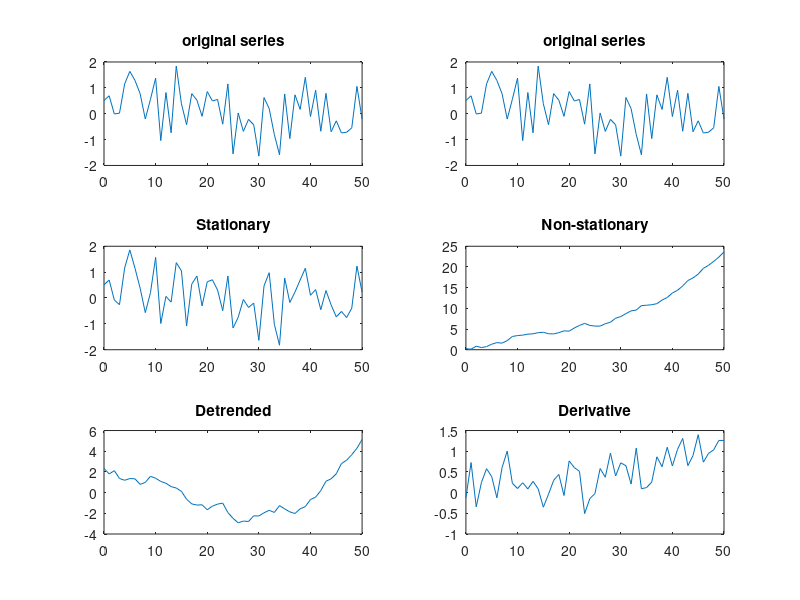

Write the MATLAB code that produced this figure.
t=0:50;
a=randn(size(t));
original = a;
a(3:end)=a(3:end)+.2*a(2:end-1)-.4*a(1:end-2);

b1=rand;
for i=2:length(a)
  b1(i) = 1.05*b1(i-1) +randn/3;
end

clf
subplot(321),plot(t,original)
title("original series")

subplot(322),plot(t,original)
title("original series")

subplot(323),plot(t,a)
title("Stationary")

subplot(324),plot(t,b1)
title("Non-stationary")

## Detrending is a technique to make a non-stationary time series more stationary.
subplot(325), plot(t,detrend(b1))
title("Detrended")

## pre-withening: take the derivatie( the value at each time point is re-assigned to be the difference between that and the value at the previous time point).
b1deriv=diff(b1);

## Because the derivate will reduce the number of time points by one the time series can be padded at the end.
b1deriv(end+1)=b1deriv(end);
subplot(326), plot(t,b1deriv)
title("Derivative")
